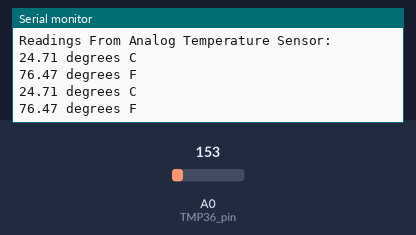
Simulated run of this sketch. Board: Arduino Uno, built with avr-gcc and run on an emulated ATmega328P. Parts: the last lines printed to the serial monitor. Inputs (shaded band) come from the test bench; at power-on: A0 (TMP36_pin) = 153.

Above: at 1.8 s.
1.9 s: A0 (TMP36_pin) set to 165
At 2.5 s:
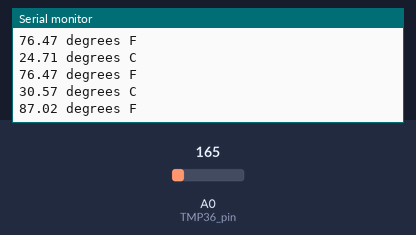
3.4 s: A0 (TMP36_pin) set to 175
At 4.8 s:
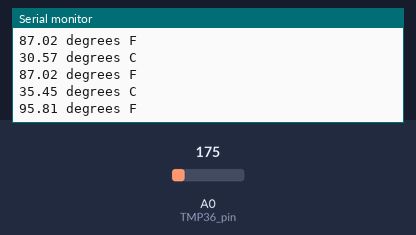
Timing chart, 0 to 6.4 s (numbered marks = the images above; inputs shaded):
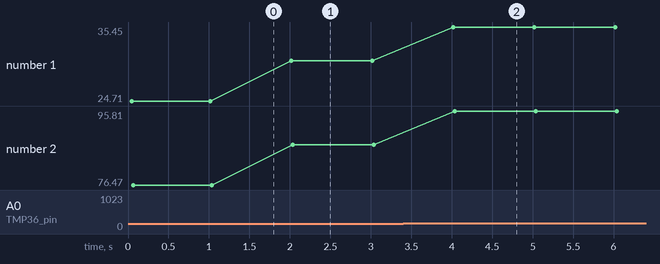

The sketch:

Analog_Temp_Test_1.ino
```cpp
//Print temperature readings in degrees Celsius and Fahrenheit from the TMP36 sensor

int TMP36_pin = 0; //using pin A0 for the analog temp sensor

void setup()
{
  Serial.begin(9600);
  Serial.println("Readings From Analog Temperature Sensor:");
  Serial.println();

}//end setup

void loop()
{
  //get reading from sensor
  float analogReading = analogRead(TMP36_pin);

  //convert that reading to voltage
  float voltage = analogReading * 5.0;
  voltage /= 1024.0;

 // no estimate temperature in Celsius
 float temperatureC = (voltage - 0.5) * 100 ;  //converting from 10 mv per degree wit 500 mV offset
                                               //to degrees ((voltage - 500mV) times 100)
 // now convert to Fahrenheit
 float temperatureF = (temperatureC * 9.0 / 5.0) + 32.0;

 //now print the temperature
 Serial.print(temperatureC); Serial.println(" degrees C");
 Serial.print(temperatureF); Serial.println(" degrees F");
 Serial.println();

 delay(1000);

}//end loop
```

Measured:
- after the input at 1.9 s, the serial monitor: prints a new line after 0.12 s (image 1)
- after the input at 3.4 s, the serial monitor: prints a new line after 0.62 s (image 2)
- plotted number 1: 24.71 → 30.57 after the input at 1.9 s, 30.57 → 35.45 after the input at 3.4 s
- plotted number 2: 76.47 → 87.02 after the input at 1.9 s, 87.02 → 95.81 after the input at 3.4 s
